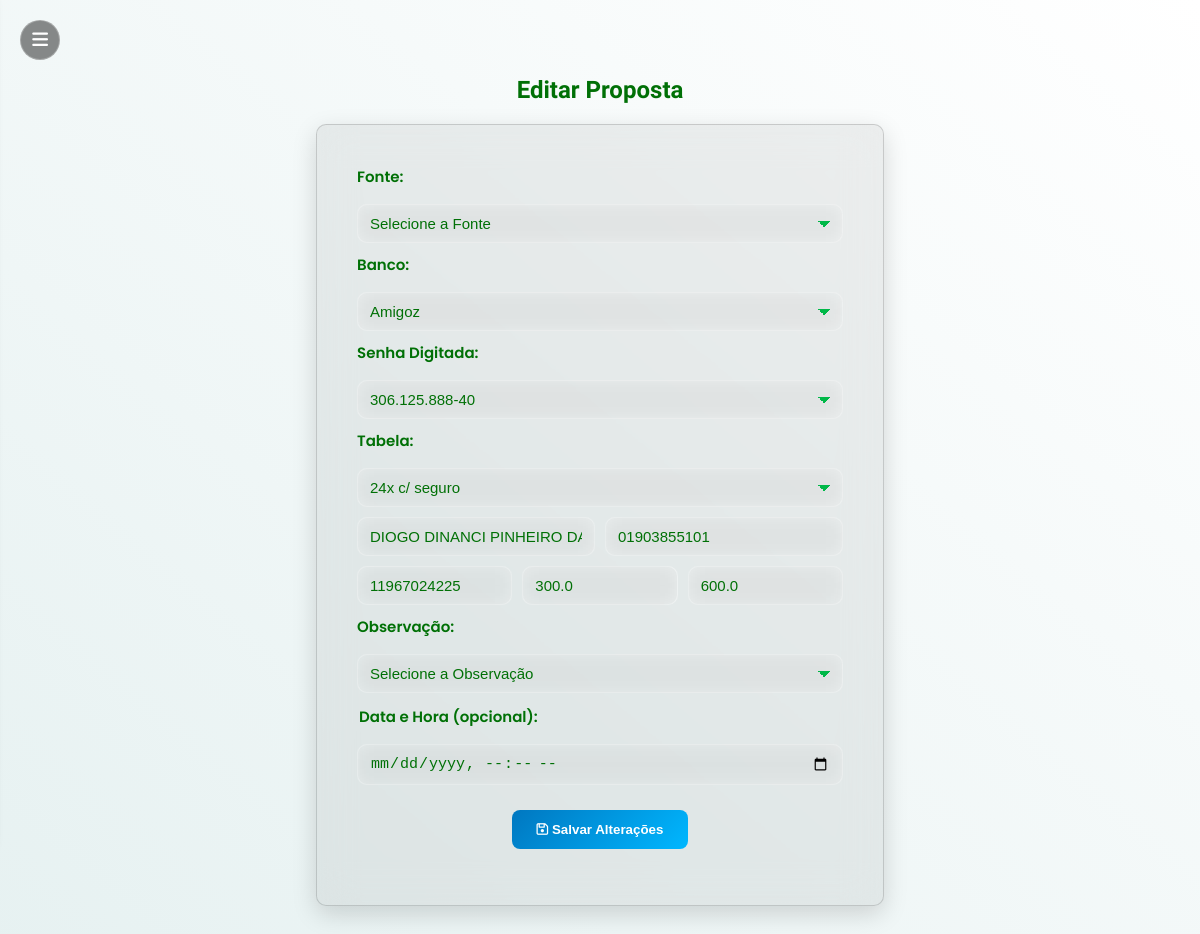
The app's page /editar_proposta/1?origem=relatorios (signed in), older data.
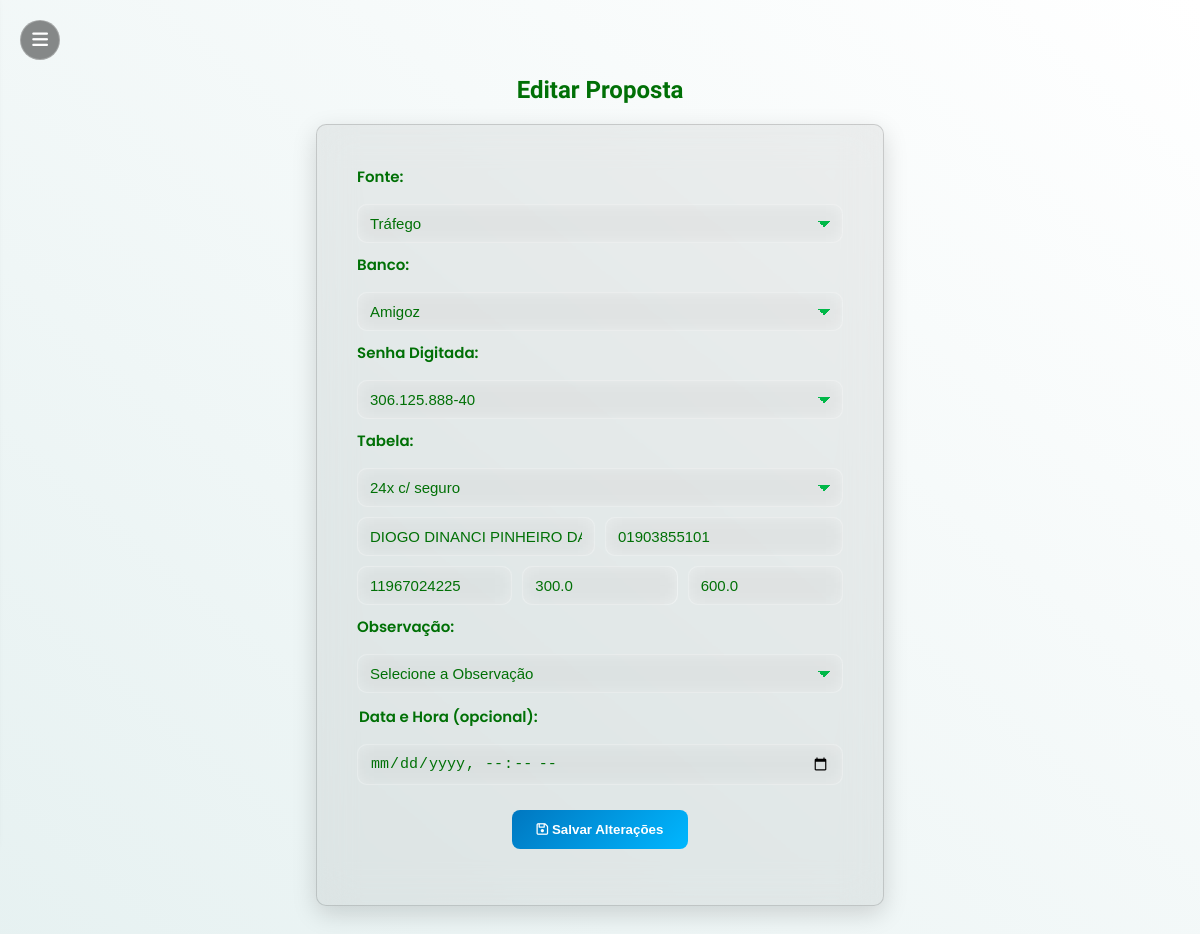
The same page, newer data.
### tables this page shows
CREATE TABLE propostas (
            id INTEGER PRIMARY KEY AUTOINCREMENT,
            data TEXT,
            consultor TEXT,
            fonte TEXT,
            banco TEXT,
            senha_digitada TEXT,
            tabela TEXT,
            nome_cliente TEXT,
            cpf TEXT,
            valor_equivalente REAL,
            valor_original REAL,
            observacao TEXT,
            telefone TEXT
        );

### app.py (the view, shortened to what this page needs)
@app.route("/editar_proposta/<int:id>", methods=["GET", "POST"])
def editar_proposta(id):
    if "user" not in session:
        return redirect(url_for("login"))
    try:
        conn = get_conn()
        cur = conn.cursor()
        ph = "?" if isinstance(conn, sqlite3.Connection) else "%s"
        cur.execute(f"""
            SELECT id, data, fonte, banco, senha_digitada, tabela, nome_cliente, cpf,
                   valor_equivalente, valor_original, observacao, telefone
            FROM propostas
            WHERE id = {ph}
        """, (id,))
        proposta = cur.fetchone()
        if not proposta:
            conn.close()
            return "Proposta não encontrada", 404
        conn.close()
        return render_template("editar_proposta.html", proposta=proposta)
    except Exception as e:
        print("Erro ao editar proposta:", e)
        if conn:
            conn.close()
        return f"Ocorreu um erro ao editar a proposta: {e}", 500

### app.py (called while the page is built)
def get_conn():
    if DATABASE_URL and psycopg2:
        return psycopg2.connect(DATABASE_URL, sslmode="require")
    else:
        return sqlite3.connect(LOCAL_DB, check_same_thread=False)

### templates/editar_proposta.html (shortened to what this page needs)
{% extends "base.html" %}
{% block content %}
<h1 class="titulo-tomorrow">Editar Proposta</h1>
<div class="container">
  <form method="POST">
    <div class="form-linha">
      <label>Fonte:</label>
      <select class="barra-cpf" name="fonte" required>
        <option value="">Selecione a Fonte</option>
        <option value="Tráfego" {% if proposta[2]=='Tráfego' %}selected{% endif %}>Tráfego</option>
      </select>
    </div>
    <div class="form-linha">
      <label>Banco:</label>
      <select class="barra-cpf" name="banco" id="banco" required>
        <option value="Amigoz" {% if proposta[3]=='Amigoz' %}selected{% endif %}>Amigoz</option>
      </select>
    </div>
    <div class="form-linha">
      <label>Senha Digitada:</label>
      <select class="barra-cpf" name="senha_digitada" id="senha_digitada" required>
        <option value="{{ proposta[4] or '' }}">{{ proposta[4] or 'Selecione o Banco primeiro' }}</option>
      </select>
    </div>
    <div class="form-linha">
      <label>Tabela:</label>
      <select class="barra-cpf" name="tabela" id="tabela" required>
        <option value="{{ proposta[5] or '' }}">{{ proposta[5] or 'Selecione a Senha primeiro' }}</option>
      </select>
    </div>
    <div class="form-linha">
      <input class="barra-cpf" type="text" name="nome_cliente" placeholder="Nome do Cliente" value="{{ proposta[6] or '' }}" required>
      <input class="barra-cpf" type="text" name="cpf" placeholder="CPF" value="{{ proposta[7] or '' }}" required>
    </div>
    <div class="form-linha">
      <input class="barra-cpf" type="text" name="telefone" placeholder="Telefone" value="{{ proposta[11] or '' }}">
      <input class="barra-cpf" type="number" step="0.01" name="valor_equivalente" placeholder="Valor Equivalente" value="{{ proposta[8] or '' }}">
      <input class="barra-cpf" type="number" step="0.01" name="valor_original" placeholder="Valor Original" value="{{ proposta[9] or '' }}">
    </div>
    <div class="form-linha">
      <label>Observação:</label>
      <select name="observacao" class="barra-cpf">
        <option value="">Selecione a Observação</option>
      </select>
    </div>
    <div class="form-linha data-hora-linha">
      <label>Data e Hora (opcional):</label>
      <input class="barra-cpf" type="datetime-local" name="data_manual"
      value="{% if proposta[1] %}
        {% if proposta[1] is string %}
          {{ proposta[1][:16] }}
        {% else %}
          {{ proposta[1].strftime('%Y-%m-%dT%H:%M') }}
        {% endif %}
      {% endif %}">
    </div>
    <div class="button-group">
      <button type="submit" class="azul">
        <i class="fa fa-save"></i> Salvar Alterações
      </button>
    </div>
  </form>
</div>
{% endblock %}

### templates/base.html (shortened to what this page needs)
<!DOCTYPE html>
<html lang="pt-BR">
<head>
    <link rel="stylesheet" href="{{ url_for('static', filename='style.css') }}">
    <link rel="stylesheet" href="https://cdnjs.cloudflare.com/ajax/libs/font-awesome/6.5.0/css/all.min.css">
</head>
<body class="pagina">
    <button class="menu-toggle" id="menuToggle">
        <i class="fa-solid fa-bars"></i>
    </button>
    <div class="content">
        {% block content %}{% endblock %}
    </div>
</body>
</html>

### static/style.css (style rules this page uses)
:root { --gradiente-inicio: #e6f1f1; --gradiente-fim: #ffffff; --cor-texto: #007006; --bg-container: rgba(255, 255, 255, 0.12); --bg-input: rgba(255, 255, 255, 0.15); }
body.pagina { background: linear-gradient(40deg, var(--gradiente-inicio), var(--gradiente-fim)); font-family: 'Poppins', sans-serif; color: var(--cor-texto); min-height: 100vh; margin: 0; transition: 0.4s ease; font-family: 'Poppins', sans-serif !important; overflow-y: auto; font-family: 'Poppins', sans-serif !important; }
.menu-toggle { position: fixed; top: 20px; left: 20px; z-index: 2001; width: 40px; height: 40px; border-radius: 25px; background: rgba(0, 0, 0, 0.45); border: 1px solid rgba(255, 255, 255, 0.25); display: flex; align-items: center; justify-content: center; cursor: pointer; font-size: 18px; color: white; transition: 0.3s ease; }
.content { margin-left: 0; transition: margin-left 0.4s; padding: 60px; text-align: center; }
.container { background: rgba(255, 255, 255, 0.15); backdrop-filter: blur(18px); border-radius: 10px; padding: 40px; width: 45%; margin: auto; box-shadow: 0 8px 35px rgba(0, 0, 0, 0.25); border: 1px solid rgba(255, 255, 255, 0.2); transition: 0.3s; }
body:not(.dark-mode) .container { background: rgba(0, 0, 0, 0.06); border-color: rgba(0, 0, 0, 0.15); box-shadow: 0 8px 25px rgba(0, 0, 0, 0.15); }
.form-linha { display: flex; gap: 15px; margin-bottom: 15px; }
.form-linha input { flex: 1; }
.barra-cpf { width: 100%; padding: 12px 15px; border-radius: 10px; border: none; outline: none; font-size: 15px; background: rgba(255, 255, 255, 0.18); color: var(--cor-texto); backdrop-filter: blur(10px); transition: 0.3s; }
.barra-cpf::placeholder { color: var(--cor-texto); opacity: 0.8; }
.azul { background-color: #00b63a; border: none; color: white; padding: 12px 25px; border-radius: 8px; cursor: pointer; font-weight: 600; }
.titulo-tomorrow { font-family: 'Tomorrow', sans-serif; font-size: 32px; margin-bottom: 20px; }
.button-group { display: flex; justify-content: center; margin-top: 15px; gap: 10px; }
.form-linha { display: flex; gap: 10px; margin-bottom: 10px; flex-wrap: wrap; color: var(--cor-texto); }
.azul { background: linear-gradient(135deg, #0066cc, #00aaff); }
.azul { background: linear-gradient(135deg, #0077c0, #00b7ff); }
h1.titulo-tomorrow { font-size: 24px; }

### templates/editar_proposta.html (style rules this page uses)
.form-linha label { color: var(--cor-texto); font-weight: 600; font-size: 15px; margin-bottom: 6px; display: inline-block; }
input[type="datetime-local"].barra-cpf, select.barra-cpf, input.barra-cpf, textarea.barra-cpf { background: var(--bg-input); border: 1px solid rgba(255, 255, 255, 0.25); border-radius: 10px; color: var(--cor-texto); font-size: 15px; padding: 10px 12px; width: 100%; transition: 0.3s ease; }
.form-linha.data-hora-linha { margin-top: 12px; margin-bottom: 25px; display: flex; flex-direction: column; align-items: flex-start; }
.form-linha.data-hora-linha label { margin-bottom: 6px; margin-left: 2px; }
.button-group { margin-top: 10px; }
select.barra-cpf { appearance: none; -webkit-appearance: none; -moz-appearance: none; background: var(--bg-input); color: var(--cor-texto); font-weight: 500; }
select.barra-cpf option { background: var(--gradiente-fim); color: var(--cor-texto); }
select.barra-cpf { background-image: linear-gradient(45deg, transparent 50%, #00b848 50%), linear-gradient(135deg, #00b848 50%, transparent 50%); background-position: calc(100% - 18px) center, calc(100% - 12px) center; background-size: 6px 6px, 6px 6px; background-repeat: no-repeat; }

Row changes from the older to the newer data that the page shows:
changed propostas "Amigoz": fonte (not shown) → "Tráfego"
Text that changed along with them:
form field fonte: "Selecione a Fonte" → (not shown)
